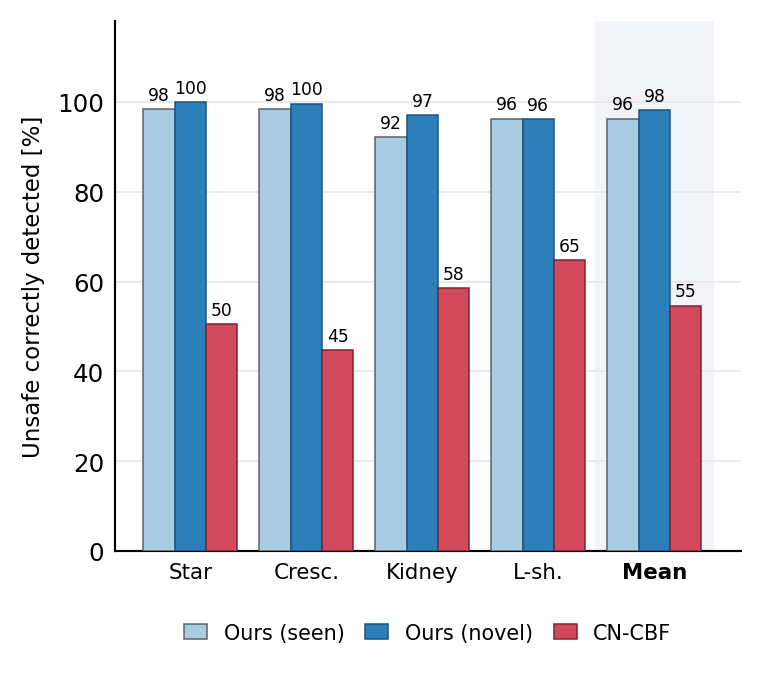

Python code for this plot:
"""Single-column novel-shape chart: unsafe correctly detected (higher=better)."""
import matplotlib; matplotlib.use("Agg")
import matplotlib.pyplot as plt
import numpy as np
shapes=['Star','Cresc.','Kidney','L-sh.','Mean']
ours_full=[98.4,98.4,92.1,96.3,96.3]; ours_ho=[99.9,99.6,97.0,96.2,98.2]; cncbf=[50.5,44.7,58.5,64.7,54.6]
FULL='#a9cce3'; HO='#2c7fb8'; CN='#d1495b'
plt.rcParams.update({'font.size':8,'font.family':'DejaVu Sans','axes.linewidth':0.7})
fig, ax = plt.subplots(figsize=(3.5, 3.1))
x=np.arange(len(shapes)); w=0.27
ax.axvspan(3.5,4.5,color='#f2f4f7',zorder=0)
b1=ax.bar(x-w, ours_full, w, label='Ours (seen)', color=FULL, edgecolor='#5b6169', lw=0.5, zorder=3)
b2=ax.bar(x,   ours_ho,   w, label='Ours (novel)', color=HO, edgecolor='#1c5480', lw=0.5, zorder=3)
b3=ax.bar(x+w, cncbf,     w, label='CN-CBF', color=CN, edgecolor='#7a2532', lw=0.5, zorder=3)
for bars,vals in ((b1,ours_full),(b2,ours_ho),(b3,cncbf)):
    for bar,v in zip(bars,vals): ax.text(bar.get_x()+bar.get_width()/2, v+1.2, f'{v:.0f}', ha='center', va='bottom', fontsize=5.6)
ax.set_xticks(x); lab=ax.set_xticklabels(shapes, fontsize=7)
for l in lab:
    if l.get_text()=='Mean': l.set_fontweight('bold')
ax.set_ylabel('Unsafe correctly detected [%]', fontsize=7.5)
ax.set_ylim(0,118)
ax.grid(axis='y', color='#e6e8eb', lw=0.6, zorder=0)
for s in ('top','right'): ax.spines[s].set_visible(False)
ax.tick_params(length=0)
ax.legend(frameon=False, fontsize=6.8, loc='upper center', ncol=3, bbox_to_anchor=(0.5,-0.10), handlelength=1.1, columnspacing=1.0)
plt.tight_layout()
out='baselines/novel_shape/fig_novel_shape.png'
plt.savefig(out, dpi=220, bbox_inches='tight'); plt.savefig(out.replace('.png','.pdf'), bbox_inches='tight')
print('saved', out)
